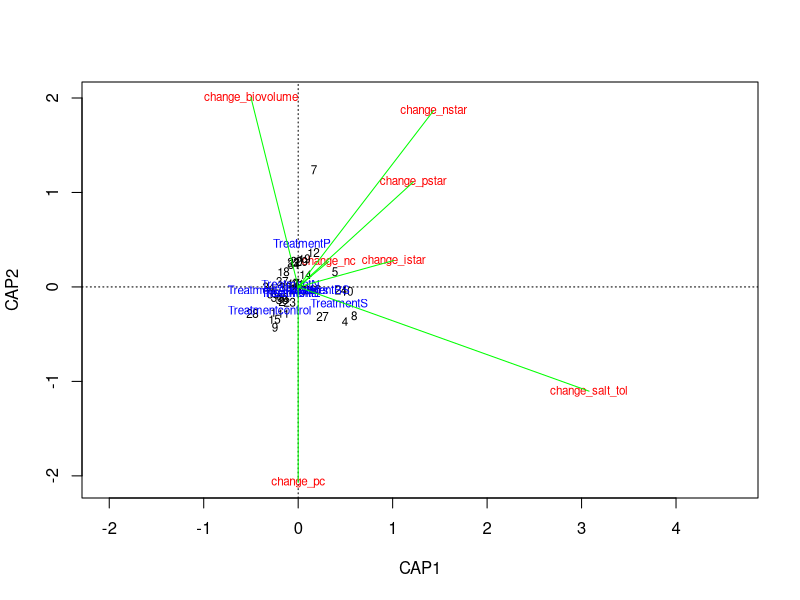
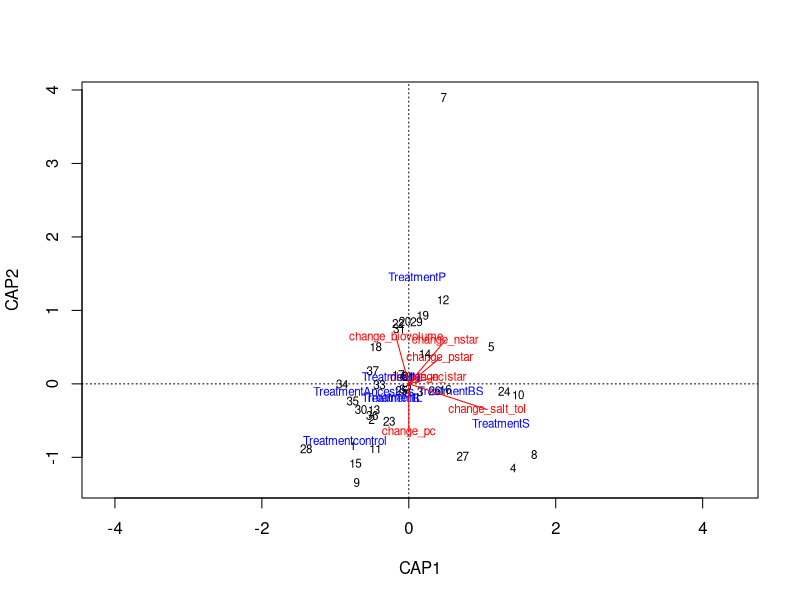
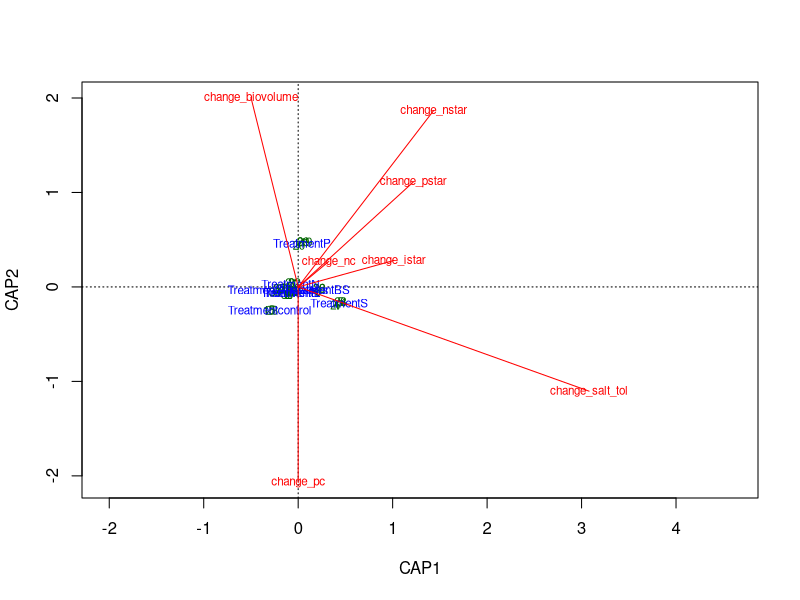
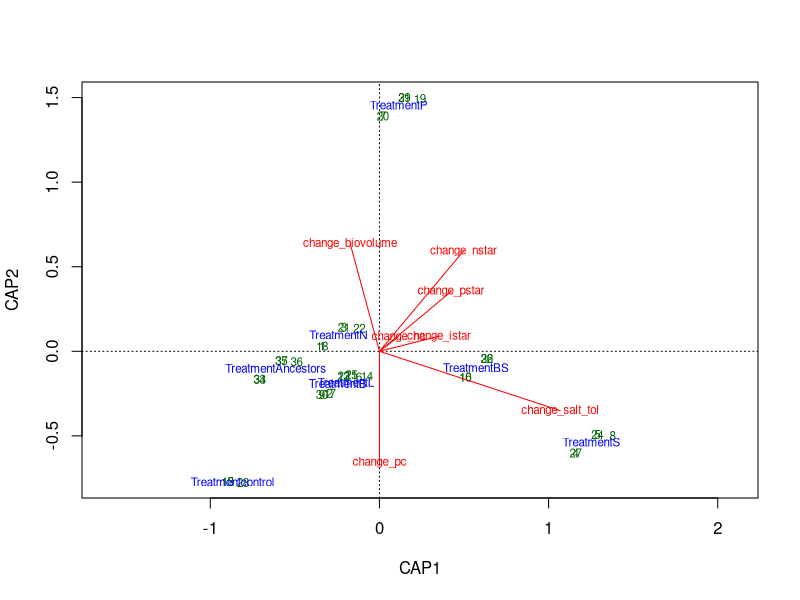
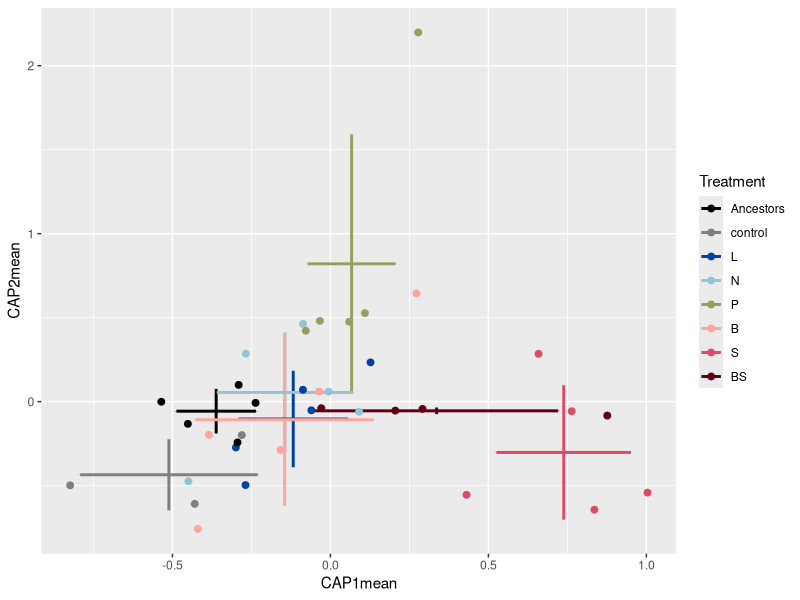

Source code (R) for these figures, in order: (Note: this script raises an error after producing the figures.)



### RDA plots with the trait changes relative to the ancestor


library(tidyverse)
library(cowplot)
library(vegan)
library(here)
library(broom)

cbbPalette <- c("black", "#6b6b6b", "#f9a729", "#97cfd0", "#00a2b3", "#f1788d", "#cf3e53", "#b9ca5d")
cbbPalette <- c('black', "#7f7f7f",
						  "#00429d",
						  "#93c4d2",
						  "#9a9d60",
						  "#ffa59e",
						  "#dd4c65",
						  "#5f0015")
all_sizes3 <- read_csv("data-processed/all_cell_sizes_low_resources.csv")

light_monod <- read_csv("data-processed/light-monod-params-direct.csv")

salt_tol_CI <- read_csv("data-processed/salt-tol-CI-boot-12.csv") %>% 
	mutate(treatment = factor(treatment,
							  levels=c("Ancestors", "C", "L", "N",
							  		 "P", "B", "S", "BS"))) %>% 
	mutate(diversity = ifelse(ancestor_id == "cc1690", "Genotypically diverse", "Isoclonal")) %>% 
	select(treatment, ancestor_id, population, change_salt_tol_mean) %>% 
	dplyr::rename(salt_tol = change_salt_tol_mean)
library(dplyr)

ancestors <- all_sizes3 %>% 
	filter(treatment %in% c("Ancestors")) %>% 
	dplyr::rename(ancestor_pstar = p_star) %>% 
	dplyr::rename(ancestor_istar = i_star) %>% 
	dplyr::rename(ancestor_nstar = n_star) %>% 
	dplyr::rename(ancestor_biovolume = phosphate_biovolume) %>% 
	dplyr::rename(ancestor_pc = pc) %>% 
	dplyr::rename(ancestor_nc = nc) %>% 
	select(ancestor_id, contains("ancestor"))

### how what was the % change relative to ancestors?
prot_table <- left_join(all_sizes3, ancestors) %>% 
	left_join(., salt_tol_CI) %>% 
	mutate(change_salt_tol = salt_tol) %>% 
	mutate(change_pstar = (((ancestor_pstar - p_star)/ancestor_pstar)*-100)) %>% 
	mutate(change_istar = (ancestor_istar - i_star)/ancestor_istar*-100) %>% 
	mutate(change_nstar = (ancestor_nstar - n_star)/ancestor_nstar*-100) %>%
	mutate(change_pc = scale(ancestor_pc - pc, center = FALSE)) %>% 
	mutate(change_nc = scale(ancestor_nc - nc, center = FALSE)) %>% 
	mutate(change_biovolume = scale(ancestor_biovolume - phosphate_biovolume, center = FALSE)) %>% 
	# filter(treatment != "Ancestors") %>% 
	select(contains("change"), ancestor_id, treatment, -contains("fold")) %>%
	dplyr::rename(Strain = ancestor_id) %>% 
	dplyr::rename(Treatment = treatment) %>% 
	mutate(Treatment = str_replace(Treatment, "C", "control")) %>% 
	mutate(Treatment = factor(Treatment,
							  levels=c("Ancestors", "control", "L", "N",
							  		 "P", "B", "S", "BS"))) %>% 
	mutate(change_salt_tol = ifelse(Treatment == "Ancestors", 0, change_salt_tol))

## check for % change in salt tolerance

salts <- read_csv("data-processed/salt-tolerances-sigmoid.csv") 

salt_anc <- salts %>% 
	filter(treatment == "A") %>% 
	dplyr::rename(ancestor_salt_tol = salt_tolerance) %>% 
	select(ancestor_id, ancestor_salt_tol)

salts2 <- left_join(salts, salt_anc)

salts2 %>% 
	mutate(change_salt_tol = (ancestor_salt_tol - salt_tolerance)/ancestor_salt_tol*-100) %>% 
	filter(treatment %in% c("S", "BS")) %>% View




prot_table <- left_join(all_sizes3, ancestors) %>% 
	left_join(., salt_tol_CI) %>% 
	mutate(change_salt_tol = scale(salt_tol, center = FALSE)) %>% 
	mutate(change_pstar = scale(ancestor_pstar - p_star, center = FALSE)) %>% 
	mutate(change_istar = scale(ancestor_istar - i_star, center = FALSE)) %>% 
	mutate(change_nstar = scale(ancestor_nstar - n_star, center = FALSE)) %>% 
	mutate(change_pc = scale(ancestor_pc - pc, center = FALSE)) %>% 
	mutate(change_nc = scale(ancestor_nc - nc, center = FALSE)) %>% 
	mutate(change_biovolume = scale(ancestor_biovolume - phosphate_biovolume, center = FALSE)) %>% 
	# filter(treatment != "Ancestors") %>% 
	select(contains("change"), ancestor_id, treatment, -contains("fold")) %>% 
	dplyr::rename(Strain = ancestor_id) %>% 
	dplyr::rename(Treatment = treatment) %>% 
	mutate(Treatment = str_replace(Treatment, "C", "control")) %>% 
	mutate(Treatment = factor(Treatment,
							  levels=c("Ancestors", "control", "L", "N",
							  		 "P", "B", "S", "BS"))) %>% 
	mutate(change_salt_tol = ifelse(Treatment == "Ancestors", 0, change_salt_tol))

allsizes5 <- left_join(all_sizes3, ancestors) %>% 
	mutate(change_pstar = ancestor_pstar - p_star) %>% 
	mutate(change_istar = ancestor_istar - i_star) %>% 
	mutate(change_nstar = ancestor_nstar - n_star) %>% 
	mutate(change_pc = ancestor_pc - pc) %>% 
	mutate(change_nc = ancestor_nc - nc) %>% 
	mutate(change_biovolume = ancestor_biovolume - phosphate_biovolume) %>% 
	select(population, treatment, ancestor_id, p_star, ancestor_pstar, change_pstar, everything()) %>% 
	select(population, treatment, ancestor_id, phosphate_biovolume, ancestor_biovolume, change_biovolume, everything()) 

spe <- dplyr::select(prot_table, -Treatment, -Strain)
FULL.cap <- capscale(spe ~ Treatment + Condition(Strain), data=prot_table)
FULL.cap_str <- capscale(spe ~ Strain + Condition(Treatment), data=prot_table)

library(vegan)
anova.cca(FULL.cap, by = "axis", step = 1000)
anova.cca(FULL.cap, step = 1000)

coef(FULL.cap) ### gives the the equivalent of regression coefficients for each explanatory variable
# on each canonical axis

RsquareAdj(FULL.cap)$adj.r.squared
RsquareAdj(FULL.cap)$r.squared

summary(FULL.cap)

plot(FULL.cap, scaling = 1)
full.sc <- scores(FULL.cap, choices = 1:2, scaling = 1, display = "sp")
arrows(0, 0, full.sc[,1], full.sc[,2], length = 0, lty = 1, col = "green")

plot(FULL.cap, scaling = 2)
full2.sc <- scores(FULL.cap, choices = 1:2, display = "sp")
arrows(0, 0, full2.sc[,1], full2.sc[,2], length = 0, lty = 1, col = "red")

plot(FULL.cap, scaling = 1, display = c("sp", "lc", "cn"))
arrows(0, 0, full.sc[,1], full.sc[,2], length = 0, lty = 1, col = "red")

plot(FULL.cap, scaling = 2, display = c("sp", "lc", "cn"))
arrows(0, 0, full2.sc[,1], full2.sc[,2], length = 0, lty = 1, col = "red")

color_column <- "Treatment"
CAP1 <- scores(FULL.cap, display="wa", scaling=3)[,1]
CAP2 <- scores(FULL.cap, display="wa", scaling=3)[,2]
Res.dim <- as.data.frame(scores(FULL.cap, display="wa", scaling=3)[,1:2])
Res.dim$Strain <- prot_table$Strain
Res.dim$Treatment <- prot_table$Treatment
Res.dim
write_csv(Res.dim, "data-processed/RDA-scores-trait-change.csv")

dims <- Res.dim

dims_summary <- dims %>% dplyr::group_by(Treatment) %>% 
	summarise(CAP1mean=mean(CAP1), CAP2mean=mean(CAP2), CAP1sd=sd(CAP1), CAP2sd=sd(CAP2))


length(unique(dims_summary$Treatment))
length(unique(dims$Treatment))

		ggplot() + 
		geom_errorbar(aes(x = CAP1mean, ymin = CAP2mean - CAP2sd, ymax = CAP2mean + CAP2sd, color = Treatment), width = 0, data = dims_summary, size = 1) +
		geom_errorbarh(aes(y = CAP2mean, xmin = CAP1mean - CAP1sd, xmax = CAP1mean + CAP1sd, color = Treatment), width = 0, data = dims_summary, size = 1) +
			geom_point(aes(x = CAP1, y = CAP2, color = Treatment), data = dims, size = 2) +
		scale_colour_manual(values=cbbPalette) 
	
	
	
	# geom_point(data=Res.dim, aes(x=CAP1, y= CAP2, color=color_column)) +
	geom_errorbarh(aes(y = CAP2, xmin = CAP1mean - CAP1sd, xmax = CAP1mean + CAP1sd)) +
	geom_errorbar(aes(ymin = CAP2mean - CAP2sd, ymax = CAP2mean + CAP2sd), width = 0) +
	scale_colour_manual(values=cbbPalette) 
ggsave("figures/rda-trait-change-rel-ancestors-salt.png", width = 8, height = 6)


## ok now let's get the angles and distances of each treatment centroid from the Ancestor centroid

View(dims_summary)
ancestor_y <- dims_summary$CAP2mean[dims_summary$Treatment == "Ancestors"]
ancestor_x <- dims_summary$CAP1mean[dims_summary$Treatment == "Ancestors"]

dims_anc <- dims_summary %>% 
	mutate(new_x = CAP1mean - ancestor_x) %>% 
	mutate(new_y = CAP2mean - ancestor_y)

View(dims_anc)

angs_dist <- dims_anc %>% 
	mutate(angle = atan2(new_y, new_x)*(180/pi)) %>% 
	mutate(distance = sqrt((new_x^2) + (new_y^2)))

angs_dist %>% 
	ggplot(aes(x = angle, y = distance, color = Treatment)) + 
	geom_point(size = 2) + 
	geom_segment(aes(x = 0, y = 0, xend = angle, yend = distance, color = Treatment)) + 
	# coord_polar(theta="x", start= -135) +
	xlim(-180, 180) + 
	# scale_x_continuous(breaks = c(0, 90, 180)) +
	scale_colour_manual(values=cbbPalette) + theme_bw() + xlab("Angle from ancestor centroid") +
	ylab("Distance from ancestor centroid")
ggsave("figures/angle-distance-plot-rda-non-polar.png", width = 8, height = 6)
	

ggplot() +
	geom_point(data=rda_norm, aes(x=Angle, y=Dist, color=Treatment)) + 
	geom_point(data=rda_means,
			   aes(x=Mean_angle, y=Mean_dist, color=Treatment), size = 5) +
	coord_polar(theta="x", start=0) +
	scale_colour_manual(values=cbbPalette)


### joey's significance tests
dist_test_cap2 <- aov(lm(CAP2~Treatment, data=Res.dim))
TukeyHSD(dist_test_cap2)


dist_test_cap1 <- aov(lm(CAP1~Treatment, data=Res.dim))
TukeyHSD(dist_test_cap1)

# Test for significant differences between Strains and Treatments
anova(FULL.cap, data=prot_table) # Treatments: p < 0.001
anova(FULL.cap_str, data=prot_table) # Strains: p = 0.762

cos(150*pi/180)


### now the raw trait associations
library(vegan)
library(tidyverse)
all_sizes3 <- read_csv("data-processed/all_cell_sizes_low_resources.csv") ### ok this has the old R*s
salt_tolerances <- read_csv("data-processed/salt-tolerances-sigmoid.csv") %>% 
	select(population, salt_tolerance)
m <- 0.56

nmonod <- read.csv("data-processed/nitrate-monod-params-bootstrap.csv") %>% 
	mutate(population = as.character(population_index)) %>% 
	mutate(n_star = ks*m/(umax-m)) %>% 
	dplyr::rename(n_umax = umax,
		   n_ks = ks) %>% 
	group_by(population) %>% 
	summarise_each(funs(mean), n_star, n_umax, n_ks)
pmonod <- read.csv("data-processed/phosphate-monod-params-bootstrap.csv") %>% 
	mutate(population = as.character(population_index)) %>% 
	mutate(p_star = ks*m/(umax-m)) %>% 
	dplyr::rename(p_umax = umax,
		   p_ks = ks) %>% 
	group_by(population) %>% 
	summarise_each(funs(mean), p_star, p_umax, p_ks)
imonod <- read.csv("data-processed/light_monod_params_bootstrapped.csv") %>% 
	mutate(population = as.character(population_index)) %>% 
	mutate(i_star = ks*m/(umax-m)) %>% 
	dplyr::rename(i_umax = umax,
		   i_ks = ks) %>% 
	group_by(population) %>% 
	summarise_each(funs(mean), i_star, i_umax, i_ks)

all_sizes4 <- all_sizes3 %>% 
	select(-p_ks, -p_umax, -p_star, -n_ks, -n_umax, -n_star, -light_umax, -i_star)

### note to self -- find out why the bootstrapped R*s are different than the estimated ones.
traits <- left_join(all_sizes4, salt_tolerances) %>% 
	left_join(imonod) %>% 
	left_join(pmonod) %>% 
	left_join(nmonod)


prot_table <- traits %>% 
	mutate(salt_tolerance = scale(salt_tolerance, center = FALSE)) %>% 
	mutate(pstar = scale(p_star, center = FALSE)) %>% 
	mutate(istar = scale(i_star, center = FALSE)) %>% 
	mutate(nstar = scale(n_star, center = FALSE)) %>% 
	mutate(pc = scale(pc, center = FALSE)) %>% 
	mutate(nc = scale(nc, center = FALSE)) %>% 
	mutate(cons_vector_new = scale(cons_vector_new, center = FALSE)) %>% 
	mutate(pbiovolume = scale(phosphate_biovolume, center = FALSE)) %>% 
	mutate(nbiovolume = scale(nitrate_biovolume, center = FALSE)) %>% 
	mutate(lbiovolume = scale(light_biovolume, center = FALSE)) %>% 
	# select(ancestor_id, treatment, salt_tolerance, pstar, nstar, istar, pc, nc, biovolume, cons_vector_new) %>%
	select(ancestor_id, treatment, salt_tolerance, pstar, nstar, istar, cons_vector_new, pbiovolume) %>%
	dplyr::rename(Strain = ancestor_id) %>% 
	dplyr::rename(Treatment = treatment) %>% 
	mutate(Treatment = str_replace(Treatment, "C", "control")) %>% 
	mutate(Treatment = factor(Treatment,
							  levels=c("Ancestors", "control", "L", "N",
							  		 "P", "B", "S", "BS"))) 


spe <- dplyr::select(prot_table, -Treatment, -Strain)
FULL.cap <- capscale(spe ~ Treatment + Condition(Strain), data=prot_table)
# FULL.cap <- capscale(spe ~ Treatment, data=prot_table)
FULL.cap_str <- capscale(spe ~ Strain + Condition(Treatment), data=prot_table)

anova.cca(FULL.cap, by = "axis", step = 1000)
anova.cca(FULL.cap)

coef(FULL.cap) ### gives the the equivalent of regression coefficients for each explanatory variable
# on each canonical axis

RsquareAdj(FULL.cap)$adj.r.squared
RsquareAdj(FULL.cap)$r.squared

summary(FULL.cap)


# Test for significant differences between Strains and Treatments
anova(FULL.cap, data=prot_table) # Treatments: p < 0.001
anova(FULL.cap_str, data=prot_table) # Strains: p = 0.762

dist_test_cap2 <- aov(lm(CAP2~Treatment, data=Res.dim))
summary(dist_test_cap2)
TukeyHSD(dist_test_cap2)

dist_test_cap1 <- aov(lm(CAP1~Treatment, data=Res.dim))
summary(dist_test_cap1)
TukeyHSD(dist_test_cap1)


color_column <- "Treatment"
CAP1 <- scores(FULL.cap, display="wa", scaling=3)[,1]
CAP2 <- scores(FULL.cap, display="wa", scaling=3)[,2]
Res.dim <- as.data.frame(scores(FULL.cap, display="wa", scaling=3)[,1:2])
Res.dim$Strain <- prot_table$Strain
Res.dim$Treatment <- prot_table$Treatment
Res.dim





dims <- Res.dim

library(tidyverse)
dims_summary <- dims %>% 
	dplyr::group_by(Treatment) %>% 
	summarise(CAP1mean=mean(CAP1), CAP2mean=mean(CAP2), CAP1sd=sd(CAP1), CAP2sd=sd(CAP2)) %>% 
	mutate(Treatment = str_replace(Treatment, "control", "C")) %>% 
	mutate(Treatment = factor(Treatment,
							  levels=c("Ancestors", "C", "L", "N",
							  		 "P", "B", "S", "BS"))) 

dims <- dims %>% 
	mutate(Treatment = str_replace(Treatment, "control", "C")) %>% 
	mutate(Treatment = factor(Treatment,
							  levels=c("Ancestors", "C", "L", "N",
							  		 "P", "B", "S", "BS"))) 

trait_vectors <- as.data.frame(scores(FULL.cap, choices = 1:2, display = "sp", scaling = 2)) %>% 
	mutate(trait = rownames(.)) %>%
	mutate(trait = str_replace(trait, "cons_vector_new", "P:N")) %>% 
	mutate(trait = str_replace(trait, "pbiovolume", "Biovolume")) %>% 
	mutate(trait = str_replace(trait, "istar", "I*")) %>% 
	mutate(trait = str_replace(trait, "pstar", "P*")) %>% 
	mutate(trait = str_replace(trait, "nstar", "N*")) %>% 
	mutate(trait = str_replace(trait, "salt_tolerance", "Salt \n tolerance")) 
	
# arrows(0, 0, full2.sc[,1], full2.sc[,2], length = 0, lty = 1, col = "red")

library(cowplot)
rda_plot <- ggplot() + 
	geom_segment(aes(x = 0, y = 0, xend = CAP1, yend = CAP2, text =  trait), data = trait_vectors, color = "black",
				 arrow = arrow(length = unit(0.2, "cm"), type = "closed")) +
	geom_hline(yintercept = 0, color = "grey") + geom_vline(xintercept = 0, color = "grey") +
	geom_errorbar(aes(x = CAP1mean, ymin = CAP2mean - CAP2sd, ymax = CAP2mean + CAP2sd, color = Treatment), width = 0, data = dims_summary, size = 1) +
	geom_errorbarh(aes(y = CAP2mean, xmin = CAP1mean - CAP1sd, xmax = CAP1mean + CAP1sd, color = Treatment), width = 0, data = dims_summary, size = 1) +
	geom_point(aes(x = CAP1, y = CAP2, color = Treatment), data = dims, size = 4) +
	geom_point(aes(x = CAP1, y = CAP2), data = dims, size = 4, shape = 1, color = "black") +
	scale_colour_manual(values= cbbPalette, name = "Selection environment") +
	xlab("RDA1 (56.61% of constrained variation)") + ylab("RDA2 (28.34% of constrained variation)") +
	# geom_text(aes(x = CAP1, y = CAP2, label = trait), data = trait_vectors, color = "black", size = 5.5,
	# 		  hjust = 0, nudge_x = -0.29, nudge_y = 0.27) + 
	theme(legend.position = c(0.01, 0.27),
		  axis.text = element_text(size=22),
		  axis.title=element_text(size=22),
		  legend.title = element_text(colour="black", size=20),
		  legend.text = element_text(colour="black", size=20)) 
ggsave("figures/rda-traits-all-traits.png", width = 9, height = 6.8)
ggsave("figures/rda-traits-all-traits-cb.pdf", width = 9, height = 6.8)

	dims_anc <- dims %>% 
	filter(Treatment == "Ancestors") %>% 
	dplyr::rename(anc_cap1 = CAP1) %>% 
	dplyr::rename(anc_cap2 = CAP2) %>% 
	select(-Treatment)

dims_distances <- left_join(dims, dims_anc) %>% 
	mutate(change_x = CAP1 - anc_cap1) %>% 
	mutate(change_y = CAP2 - anc_cap2) %>% 
	mutate(angle = atan2(change_y, change_x)*(180/pi)) %>% 
	mutate(distance = sqrt((change_x^2) + (change_y^2))) %>% 
	mutate(angle_360 = ifelse(angle < 0, 360 + angle, angle))

dims_dist_sum <- dims_distances %>% 
	group_by(Treatment) %>% 
	summarise_each(funs(mean), angle, distance, angle_360)

ggplot() + 
	# geom_errorbar(aes(x = CAP1mean, ymin = CAP2mean - CAP2sd, ymax = CAP2mean + CAP2sd, color = Treatment), width = 0, data = dims_summary, size = 1) +
	# geom_errorbarh(aes(y = CAP2mean, xmin = CAP1mean - CAP1sd, xmax = CAP1mean + CAP1sd, color = Treatment), width = 0, data = dims_summary, size = 1) +
	geom_point(aes(x = CAP1, y = CAP2, color = Treatment), data = dims, size = 2, alpha = 0.3) +
	geom_point(aes(x = CAP1, y = CAP2), color = "black", data = filter(dims, Treatment == "Ancestors"), size = 2, alpha = 1) +
	geom_segment(aes(x = anc_cap1, y = anc_cap2, xend = CAP1, yend = CAP2, color = Treatment),
				 alpha = 1, data = filter(dims_distances, Treatment != "Ancestors"),
				 arrow = arrow(length = unit(0.2, "cm"), type = "closed")) +
	geom_point(aes(x = CAP1, y = CAP2), color = "black", data = filter(dims, Treatment == "Ancestors"), size = 2, alpha = 1) +
	scale_colour_manual(values=cbbPalette) +ylab("RDA2") + xlab("RDA1")
ggsave("figures/rda-traits-salt-vectors.png", width = 6, height = 4)


## ok now let's get the angles and distances of each treatment centroid from the Ancestor centroid




# ggplot() +
# 	geom_point(aes(x = CAP1, y = CAP2, color = Treatment), data = filter(dims, Treatment == "Ancestors")) +
# 	geom_segment(aes(x = anc_cap1, y = anc_cap2, xend = CAP1, yend = CAP2, color = Treatment),
# 				 alpha = 1, data = filter(dims_distances, Treatment != "Ancestors"),
# 				 arrow = arrow(length = unit(0.2, "cm"), type = "closed")) + 
# 	scale_colour_manual(values=cbbPalette) 



dims_distances %>% 
	ggplot(aes(x = angle_360, y = distance, color = Treatment)) + 
	geom_point(size = 2) + 
	# geom_segment(aes(x = 0, y = 0, xend = angle, yend = distance, color = Treatment), alpha = 0.5) + 
	
	# geom_segment(aes(x = 0, y = 0, xend = angle, yend = distance, color = Treatment), alpha = 1, data = dims_dist_sum, size = 1.5) + 
	coord_polar(theta="x", start= 0) +
	xlim(0, 360) +
	geom_point(aes(x = angle_360, y = distance, color = Treatment), data = dims_dist_sum, size = 4) +
	geom_point(aes(x = angle_360, y = distance), data = dims_dist_sum, size = 4, color = "black", shape = 1) +
	# xlim(-180, 180) + 
	# scale_x_continuous(breaks = c(-180, -90, 0, 90, 180), limits = c(-180, 180)) +
	scale_colour_manual(values=cbbPalette) +
	theme_bw() +
	xlab("Angle from ancestor") +
	ylab("Distance from ancestor")
ggsave("figures/angle-distance-plot-traits-raw-rda-polar.png", width = 8, height = 5)


dims_distances %>% 
	ggplot(aes(x = angle, y = distance, color = Treatment)) + 
	geom_point(size = 2) + 

	geom_segment(aes(x = 0, y = 0, xend = angle, yend = distance, color = Treatment), alpha = 0.5) + 
	
	geom_segment(aes(x = 0, y = 0, xend = angle, yend = distance, color = Treatment), alpha = 1, data = dims_dist_sum, size = 1) + 
	# coord_polar(theta="x", start= 0) +
	geom_point(aes(x = angle, y = distance, color = Treatment), data = dims_dist_sum, size = 4) +

	# xlim(0, 360) +

	# xlim(-180, 180) + 
	scale_x_continuous(breaks = c(-180, -90, 0, 90, 180), limits = c(-180, 180)) +
	scale_colour_manual(values=cbbPalette) +
	geom_point(size = 2) + 
	geom_point(aes(x = angle, y = distance), data = dims_dist_sum, size = 4, color = "black", shape = 1) +
	# theme_bw() +
	xlab("Angle from ancestor") +
	ylab("Distance from ancestor")
ggsave("figures/angle-distance-plot-traits-raw-rda-non-polar.png", width = 8, height = 6)







summary(FULL.cap)

plot(FULL.cap, scaling = 1) ## distance biplot, (2) The angles between response and explanatory
# variables in the biplot reflect their correlations (but not the angles among
# 													response variables).
full.sc <- scores(FULL.cap, choices = 1:2, scaling = 1, display = "sp")
arrows(0, 0, full.sc[,1], full.sc[,2], length = 0, lty = 1, col = "purple")

plot(FULL.cap, scaling = 2) ## correlation biplot, The angles in the biplot between response and
# explanatory variables, and between response variables themselves or explanatory
# variables themselves, reflect their correlations. The relationship
# between the centroid of a qualitative explanatory variable and a response variable
# (species) is found by projecting the centroid at right angle on the species. 
# variable (as for individual objects). (4) Distances among centroids, and between
# centroids and individual objects, do not approximate their Euclidean
# distances.

full2.sc <- scores(FULL.cap, choices = 1:2, display = "sp", scaling = 2)
arrows(0, 0, full2.sc[,1], full2.sc[,2], length = 0, lty = 1, col = "red")

plot(FULL.cap, scaling = 1, display = c("cn", "lc", "wa", "sp"))
arrows(0, 0, full.sc[,1], full.sc[,2], length = 0, lty = 1, col = "red")

plot(FULL.cap, scaling = 2, display = c("sp"))
arrows(0, 0, full2.sc[,1], full2.sc[,2], length = 0, lty = 1, col = "red")
